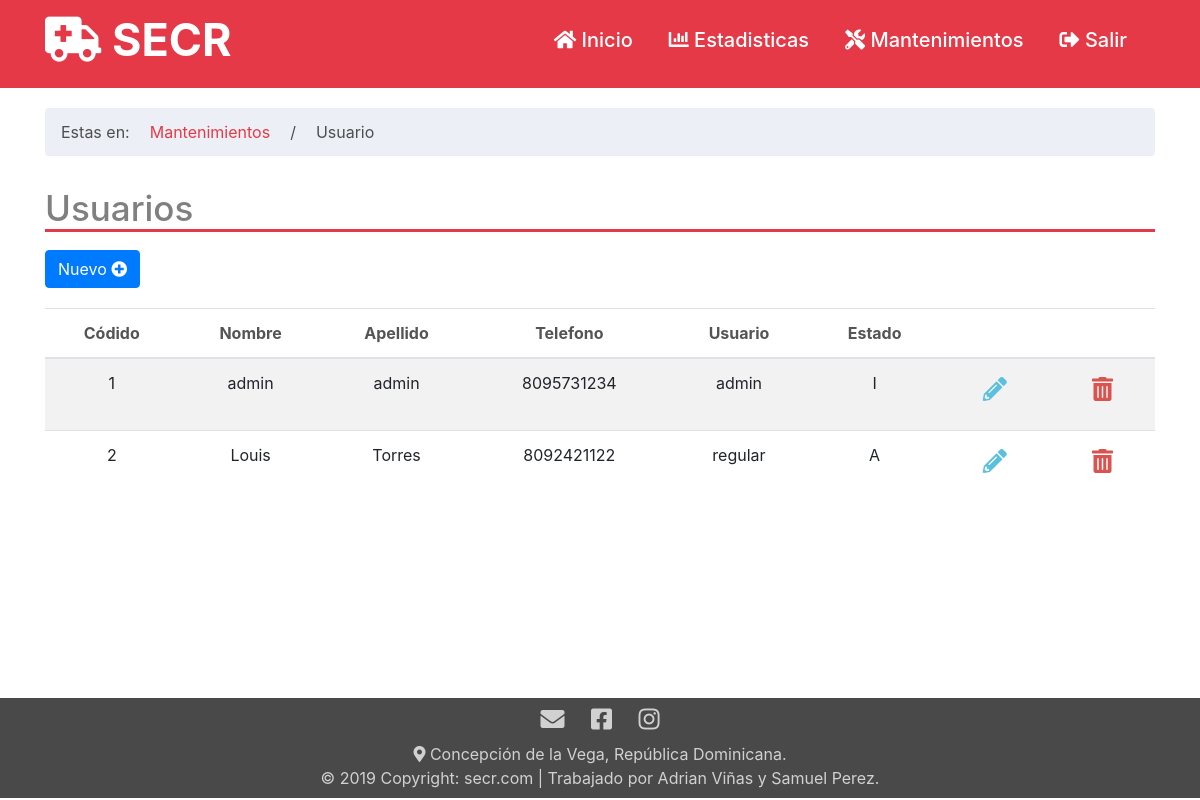
/usuario_mant.php, run on an earlier commit of the app's database.
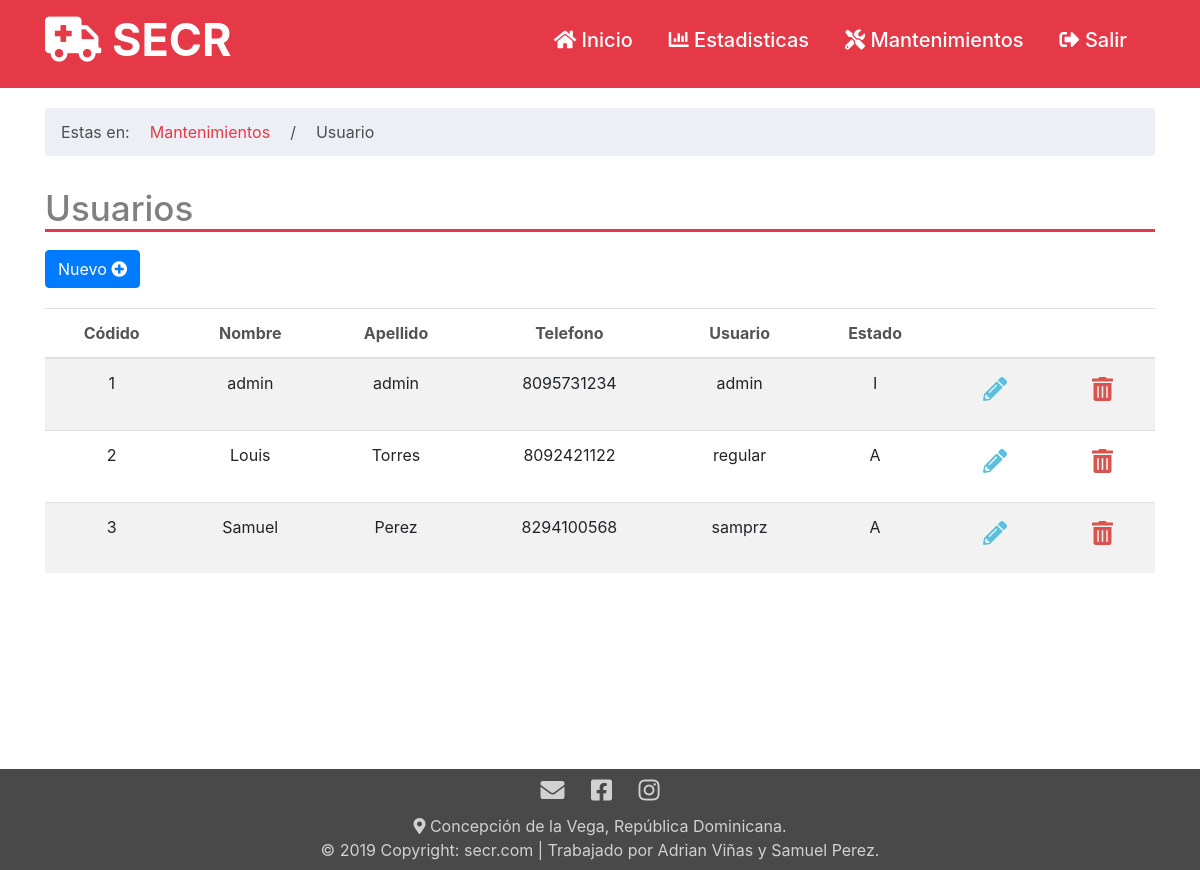
And on a later commit of the database.
### tables this page shows
CREATE TABLE `usuario` (
  `id_usuario` int(11) NOT NULL,
  `nombre` varchar(50) NOT NULL,
  `apellido` varchar(50) NOT NULL,
  `telefono` varchar(50) NOT NULL,
  `direccion` varchar(50) NOT NULL,
  `correo` varchar(50) NOT NULL,
  `nombre_usuario` varchar(50) NOT NULL,
  `contrasena` varchar(50) NOT NULL,
  `administrador` char(3) NOT NULL,
  `estado` char(1) NOT NULL
);

### php/select.php (called while the page is built, shortened)
<?php
function consultar_usuarios(){
    include('conexion.php');
    $sql="SELECT * FROM usuario";
    return $result=$mysqli->query($sql);
}
?>

### usuario_mant.php (the view, shortened to what this page needs)
<?php
    include './php/cabe.php';
?>
<div class="container">
    <div class="row">
        <div class="col-lg-12">
        <ol class = "breadcrumb" style="margin-top: 20px; background: rgba(230, 235, 243, 0.74);">
            <li style="color: rgb(78, 78, 78);">Estas en:</li>
            <li class="active" style="color: rgb(78, 78, 78);"><a href="mantenimientos.php" style="color: rgb(230, 57, 71);">Mantenimientos</a></li>
            <li class="active" style="color: rgb(78, 78, 78);">/</li>
            <li class="active" style="color: rgb(78, 78, 78);">Usuario</li>
        </ol>
        </div>
    </div>
    <div class="row">
        <div class="col-lg-12">
            <h2 id="Titulo">Usuarios</h2>
        </div>
    </div>
    <div class="row">
        <div class="col-lg-5">
            <a href="usuario_crear.php" class="btn btn-primary btn-md" style="margin-bottom: 20px; margin-top: 10px;">Nuevo <i class="fas fa-plus-circle"></i></a>
        </div>
    </div>
    <div class="row">
        <div class="col-lg-12 col-sm-12">
        <table class="table table-striped" style="text-align: center;" id="example">
                <thead>
                    <tr style="color: rgb(85, 84, 84);">
                        <th>Códido</th>
                        <th>Nombre</th>
                        <th>Apellido</th>
                        <th>Telefono</th>
                        <th>Usuario</th>
                        <th>Estado</th>
                        <th></th>
                        <th></th>
                    </tr>
                </thead>
                <tbody>
                    <?php
                        $query=consultar_usuarios();
                        while ($row=$query->fetch_assoc()){
                            echo"
                            <tr>
                                <td>".$row['id_usuario']."</td>
                                <td>".$row['nombre']."</td>
                                <td>".$row['apellido']."</td>
                                <td>".$row['telefono']."</td>
                                <td>".$row['nombre_usuario']."</td>
                                <td>".$row['estado']."</td>
                                <td>
                                    <a href='usuario_modi.php?id=".$row['id_usuario']."' class='btn btn-sm' style='color: #5bc0de;' ><h4><i class='fas fa-pencil-alt'></i></h4> </a>
                                </td>
                                <td>
                                    <a href='php/procedimientos_usuario.php?accion=DLT&id=".$row['id_usuario']."' class='btn btn-sm' style='color: #d9534f;'><h4><i class='fas fa-trash-alt'></i></h4> </a>
                                </td>
                            </tr>
                        ";
                        }
                    ?>
                </tbody>
     </table>
        </div>
    </div>
</div>
<?php
    include 'php/pie.php';
?>

What changed in the data, as far as the page shows it:
added usuario: id_usuario "3", nombre "Samuel", apellido "Perez", telefono "8294100568", nombre_usuario "samprz", estado "A"
